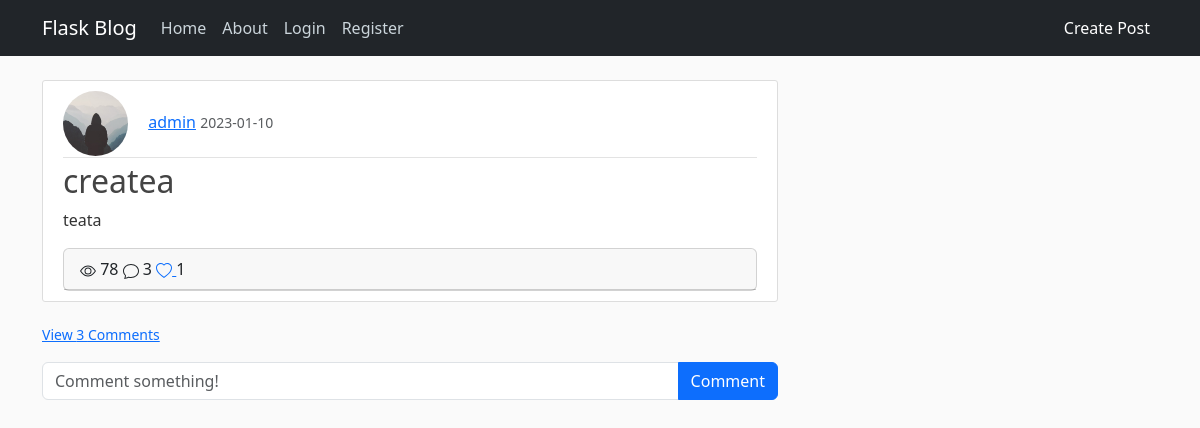
/post/1, run on an earlier commit of the app's database.
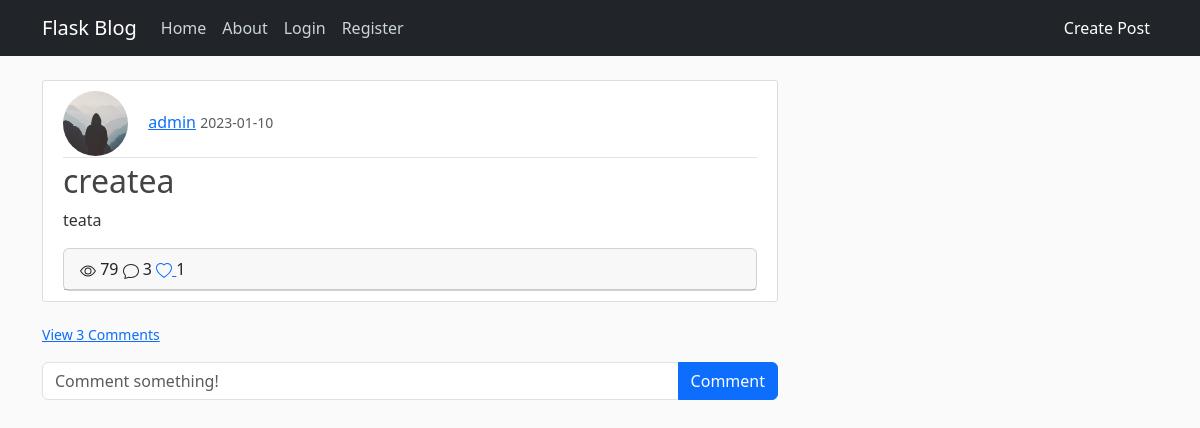
And on a later commit of the database.
### blog/models.py (models this page shows, shortened)
class Post(db.Model):
    id = db.Column(db.Integer, primary_key=True)
    title = db.Column(db.String(100), nullable=False)
    date_posted = db.Column(db.DateTime, nullable=False, default=datetime.utcnow)
    content = db.Column(db.Text, nullable=False)
    user_id = db.Column(db.Integer, db.ForeignKey('user.id'), nullable=False)
    views = db.Column(db.Integer, default=0)
    comments = db.relationship('Comment', backref='post', passive_deletes=True)
    likes = db.relationship('Like', backref='post', passive_deletes=True)

### blog/post/views.py (the view)
@post.route('/post/<int:post_id>')
def post_detail(post_id):
    post = Post.query.get_or_404(post_id)
    reviews = Comment.query.filter_by(post_id=post_id)
    post.views += 1
    db.session.commit()
    return render_template('post.html', title=post.title, post=post, reviews=reviews)

### blog/templates/post.html (shortened to what this page needs)
{% extends "base.html" %}
{% block content %}
  <article class="media content-section">
    <div class="media-body">
      <div class="article-metadata">
        <img class="rounded-circle article-img" src="{{ url_for('static', filename='profile_pics/' + post.user.image_file) }}">
        <a class="mr-2" href="#">{{ post.user.username }}</a>
        <small class="text-muted">{{ post.date_posted.strftime('%Y-%m-%d') }}</small>
      </div>
      <h2 class="article-title">{{ post.title }}</h2>
      <p class="article-content">{{ post.content }}</p>
      <div class="card">
       <div class="card-header">
           {{post.views}}
            {{post.comments|length}}
           <a href="/like-post/{{post.id}}">
           </a>
             {{post.likes|length}}
       </div>
      </div>
    </div>
  </article>
      <p class="card-text">
        {% if post.comments|length > 0 %}
        <a data-bs-toggle="collapse" href="#comments-{{post.id}}" role="button">
          <small>View {{post.comments|length}} Comments</small>
        </a>
        {% else %}
        <small class="text-muted">No Comments</small>
        {% endif %}
      </p>
     <form class="input-group mb-3" method="POST" action="/create-comment/{{post.id}}">
        <input
          type="text"
          id="text"
          name="text"
          class="form-control"
          placeholder="Comment something!"
        />
        <button type="submit" class="btn btn-primary">Comment</button>
      </form>
{% endblock content %}

What changed in the data, as far as the page shows it:
changed Post "createa": views "78" → "79"
